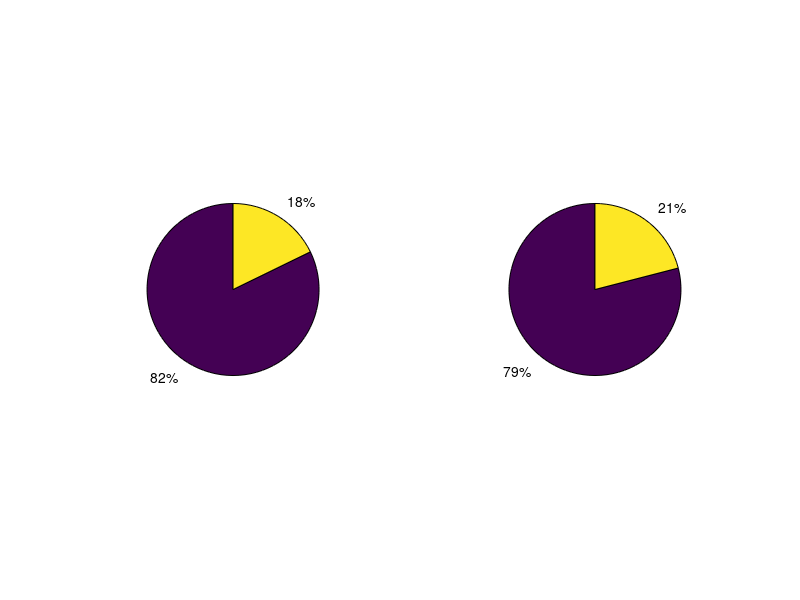

This figure's MATLAB source: (Note: this script raises an error after producing the figure.)


clear
close all
clc
load('FigS14DF1.mat')
load('FigS14DF2.mat')

vector1 = overlapratiao;
vector2 = nanoverlapratiao;

figure
subplot(121)
pie([74, 90-74])
subplot(122)
pie([226, 286-226])

observed = [74, 16; 226, 60];

total = sum(observed(:));
row_totals = sum(observed, 2);
col_totals = sum(observed, 1);
expected = (row_totals * col_totals) / total;

chi2 = sum((observed - expected).^2 ./ expected, 'all');
df = (size(observed,1)-1) * (size(observed,2)-1); 
p = 1 - chi2cdf(chi2, df);
